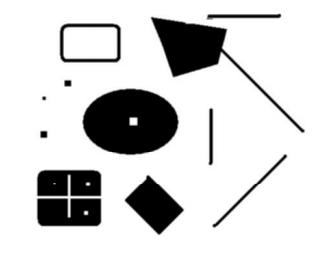
#> input picture TP4/image1.png, 330 x 255 px, found by its file name
$ jupyter execute --allow-errors 'TP 4 - Descripteurs d_images.ipynb'
#> lines starting #> are read from the running program, lines starting #| are printed output that depends on the picture; after the words box and inside, x2 and y2 are one past the last pixel; in counts of white or black regions, pixels touching at a corner belong together
### [BACHA Yassine & REBOUH Nacereddine | M2 IV - Groupe 2]

# TP à rendre 4 descripteurs d'images
Dans ce TP, nous aimerions appliquer une analyse d'image en extrayant les points clés d'une image donnée.
L'objectif de la detection de points d'interet est d'initier des traitement ultérieurs tel que la comparaison d'images entres elles.

[cell 1]
import numpy as np
import cv2 as cv
import matplotlib.pyplot as plt
from numpy import linalg as LA
import math

from google.colab import drive
drive.mount('/content/drive')
path = 'drive/My Drive/TAIV/TP4/'

[cell 2]
#lecture de l'image
image =cv.imread(path+'image2.png',0)

#> (a cell that did not finish here is left out)

# Detection de points avec le detecteur MORAVEC

Définition de paramètres

[cell 4]
# paramétres de MORAVEC
S= 2  # Seuil
F= 3  # Taille de la fenêtre
U= [[1,0],[1,1],[0,1],[-1,1],[-1,0],[-1,-1],[0,-1],[1,-1]]# Déplacements

Calcul de la carte de coins (cornerness map)

[cell 5]
def cornerness(map, x, y):
  browse = []
  for i in range(math.ceil(-F / 2), math.ceil(F / 2)):
    for j in range(math.ceil(-F / 2), math.ceil(F / 2)):
      browse.append((i, j))
  V = []
  for i,j in U:
    temp = 0
    for k, l in browse: temp += (map[x+k][y+l] - map[x+k+i][y+l+j]) ** 2
    V.append(temp)
  return V

def cornerness_map(map):
  height = map.shape[0]
  width = map.shape[1]
  map = cv.copyMakeBorder(map, F // 2, F // 2, F // 2, F // 2, cv.BORDER_CONSTANT, None, value=0)
  c_map = []
  for i in range(height):
    c_map.append([])
    for j in range(width):
      c_map[i].append(cornerness(map, i, j))
  return c_map

Minimum de la carte de coins

[cell 6]
def min_corner(map):
  c_map = []
  for i in range(len(map)):
    c_map.append([])
    for j in range(len(map[1])):
      c_map[i].append(min(map[i][j]))
  return c_map

Appel des fonctions pour calcul de points d'interêt

#> (a cell that did not finish here is left out)

Affichage de l'image résultante, colorer chaque point d'interêt

#> (a cell that did not finish here is left out)

# Descripteurs Harris
D'abord calculer les valeurs et vecteurs propres comme vu en TD, puis appliquer l'agorithme de Harris

[cell 9]
A= [[-1,2,0],[0,3,4],[0,0,7]]
B=[[-1,2,2],[2,2,-1],[1,-2,1]]
val1, vec1 = LA.eig(A)
val2, vec2 = LA.eig(B)

[cell 10]
print(val1,'\n', vec1,'\n',val2,'\n',vec2)

Expliquer le résultat obtenu, et comparer avec le TD;
Pourquoi les résultats sont-ils différents?

# Reponse:
The content of val1 and val2 corresponds to the lambdas (eigenvalues / valeurs propres) of A and B respectively, and vec1 and vec2 correspond to the eigenvectors (vecteurs propres) of A and B respectively, where the first eigenvalue of val1 corresponds to the first column of vec1, the second value of val1 to the second column of vec1, and so on.
The function LA.eig() also assigns a value to the t in the eigenvectors, so if we compare the second eigenvector of A (from the TD series) which was t[1/2, 1, 0] to the result of the function which was [0.44, 0.89, 0], they may seem to be different at first glance, but if we to extract t as a common factor, we'll end up with the same result as the TD: t[1/2, 1, 0] with t = 0.89

# Detection de points avec HARRIS
- appliquer les étapes vues en TD
- pour chaque point (x,y) de l'image, determiner si c'est un point d'interêt ou pas en prennant une fenêtre 3x3 entourant x,y

[cell 11]
seuil = 100000000
def harris(img, S, sigma):
  #result = cv.cvtColor(img.copy(), cv.COLOR_GRAY2BGR)

  height = img.shape[0]
  width = img.shape[1]

  result = np.zeros((height, width))

  gx = np.zeros((height, width))
  gy = np.zeros((height, width))

  matrix = cv.copyMakeBorder(img.copy(), 1, 1, 1, 1, cv.BORDER_CONSTANT, None, value=0)
  matrix = matrix.astype('int32')

  for i in range(1, height+1):
    for j in range(1, width+1):
      gx[i-1][j-1] = matrix[i+1][j] - matrix[i][j]
      gy[i-1][j-1] = matrix[i][j+1] - matrix[i][j]

  ix2 = np.square(gx)
  iy2 = np.square(gy)
  ixy = gx * gy

  ix2 = cv.GaussianBlur(ix2, (3, 3), sigma)
  iy2 = cv.GaussianBlur(iy2, (3, 3), sigma)
  ixy = cv.GaussianBlur(ixy, (3, 3), sigma)


  for i in range(0, height, 3):
    for j in range(0, width, 3):
      M = [[],[]]
      M[0].append(np.sum(ix2[i:(i+3),j:(j+3)]))
      M[0].append(np.sum(ixy[i:(i+3),j:(j+3)]))
      M[1].append(np.sum(ixy[i:(i+3),j:(j+3)]))
      M[1].append(np.sum(iy2[i:(i+3),j:(j+3)]))

      # using Szeliski method
      val, _ = LA.eig(M)
      alpha = 0.06
      R = val[0] * val[1] - alpha * ((val[0] + val[1]) ** 2)
      if R > S: result[i+1][j+1] = 255
      #if ((val[0] * val[1]) / (val[0] + val[1])) >= S: result[i+1][j+1] = 255
      #if ((val[0] * val[1]) / (val[0] + val[1])) >= S: cv.circle(result,((j+1), (i+1)), 3, (0, 255, 0))

  #plt.imshow(result)

  # used only for the comparison in the last section
  plt.subplot(1, 2, 1)
  result = cv.dilate(result, None)
  img2 = np.zeros((img.shape[0], img.shape[1], 3))
  img2[:, :, 0] = img
  img2[:, :, 1] = img
  img2[:, :, 2] = img
  img2[result > 0.01 * result.max()]=[255, 0, 0]
  plt.title("our method")
  plt.imshow(img2)

  plt.subplot(1, 2, 2)
  dst = cv.cornerHarris(img,2,3,0.06)
  dst = cv.dilate(dst, None)
  img2=np.zeros((img.shape[0],img.shape[1],3))
  img2[:,:,0]=img
  img2[:,:,1]=img
  img2[:,:,2]=img
  img2[dst>0.01*dst.max()]=[0,0,255]
  plt.title("openCV's")
  plt.imshow(img2)

  plt.show()

#> (a cell that did not finish here is left out)

comparer avec opencv

Same result pretty much, although in our attempt (even with the Moravec algorithm) the same corners are detected multiple times, I believe it is due to how small the 3x3 window is, as that allows the same corner to appear in multiple windows and thus detected multiple times, but overall, the result is the same

#> (a cell that did not finish here is left out)

### Testing other images (our function vs openCV's)

[cell 14]
image_1 = cv.imread(path+'image1.png',0)
#> image_1 is the input picture: shape (255, 330); min 0, max 255, mean 211.3
image_3 = cv.imread(path+'image3.jpg',0)
image_4 = cv.imread(path+'image4.jpg',0)
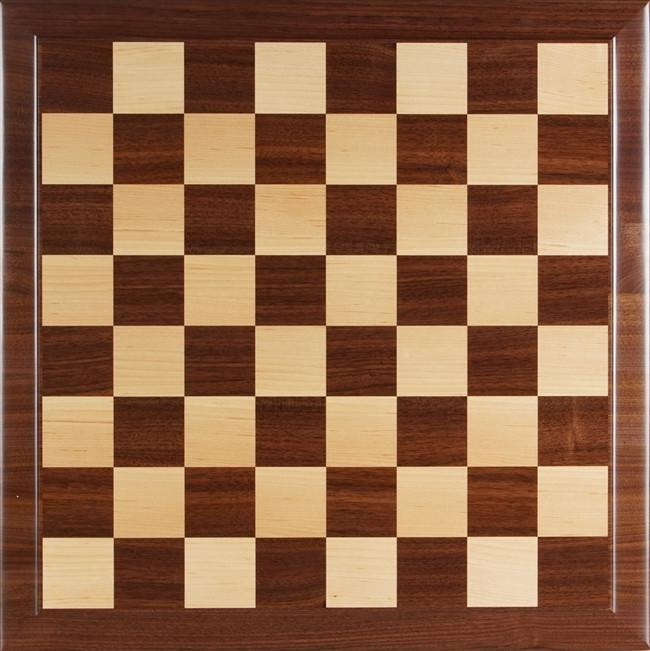
#> input picture TP4/image4.jpg, 650 x 651 px, found by its file name
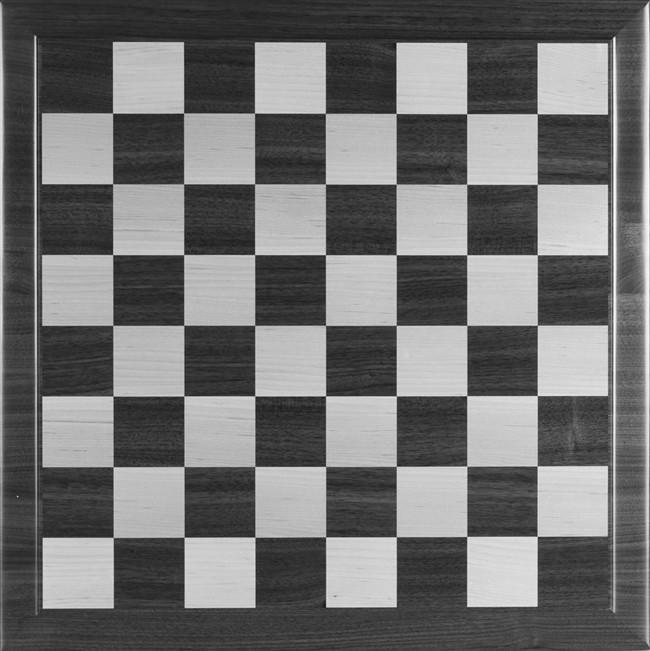
#> image_4: shape (651, 650); min 21, max 255, mean 113.6

[cell 15]
harris(image_1, seuil, 1)
#> call 2 of harris, with S = 100000000, sigma = 1
#> after the loop in harris (call 2), `for i in range(1, height+1):`:
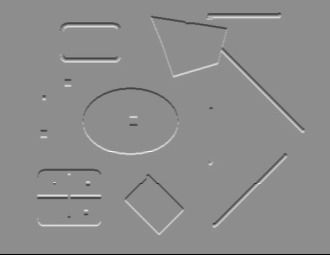
#> gx: shape (255, 330) float64; min -255, max 203, mean -1; drawn with min black and max white
#> after the loop in harris (call 2), `for i in range(1, height+1):`:
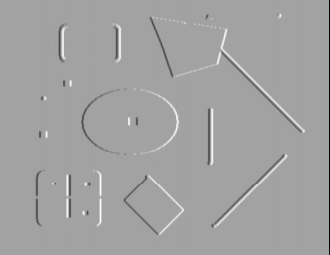
#> gy: shape (255, 330) float64; min -255, max 146, mean -0.8; drawn with min black and max white
#> after the loop in harris (call 2), `for i in range(0, height, 3):`:
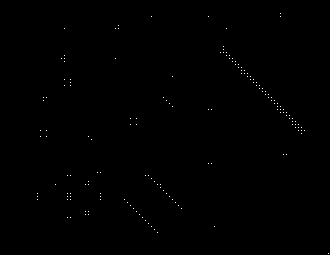
#> result: shape (255, 330) float64; 0.19% white in thin lines or dots, all inside (x1, y1, x2, y2) = (37, 13, 329, 254)
#> in harris (call 2), `result = cv.dilate(result, None)`: result: shape (255, 330) float64; 1.7% white; 40 white regions (27 under 20 px), largest, box (x1, y1, x2, y2) and area: (219, 45, 306, 135) 576, (144, 174, 183, 210) 126, (123, 198, 159, 234) 108
#> in harris (call 2), `img2 = np.zeros((img.shape[0], img.shape[1], 3))`: img2: shape (255, 330, 3) float64; every value is 0
#> in harris (call 2), `img2[:, :, 1] = img`:
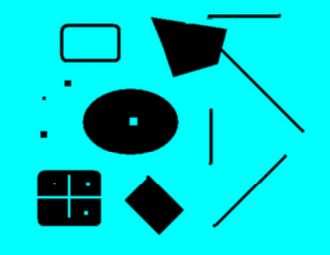
#> img2: shape (255, 330, 3) float64; mean of channels 0, 1, 2 211.3, 211.3, 0; drawn as B, G, R
#> in harris (call 2), `img2[result > 0.01 * result.max()]=[255, 0, 0]`:
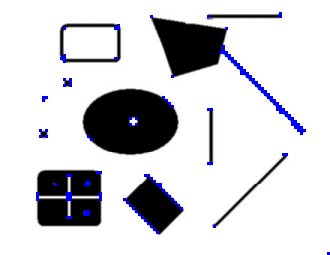
#> img2: shape (255, 330, 3) float64; mean of channels 0, 1, 2 213.6, 209.2, 209.2; drawn as B, G, R
#> in harris (call 2), `dst = cv.dilate(dst, None)`:
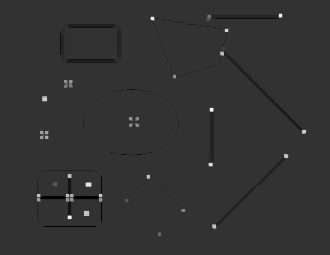
#> dst: shape (255, 330) float32; min -0.00653, max 0.0262, mean 1.78e-05; drawn with min black and max white
#> in harris (call 2), `img2[dst>0.01*dst.max()]=[0,0,255]`:
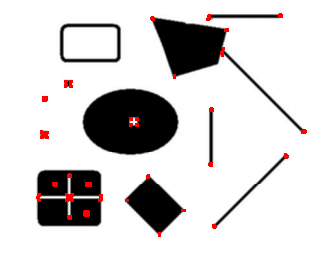
#> img2: shape (255, 330, 3) float64; mean of channels 0, 1, 2 210, 210, 212.6; drawn as B, G, R
#> in harris (call 2), `plt.show()`:
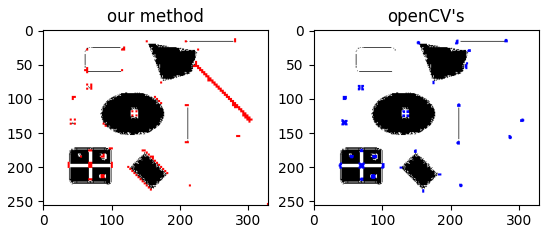
#> figure drawn by matplotlib, 2 panels
#> (the rest of this cell did not finish here and is left out)
